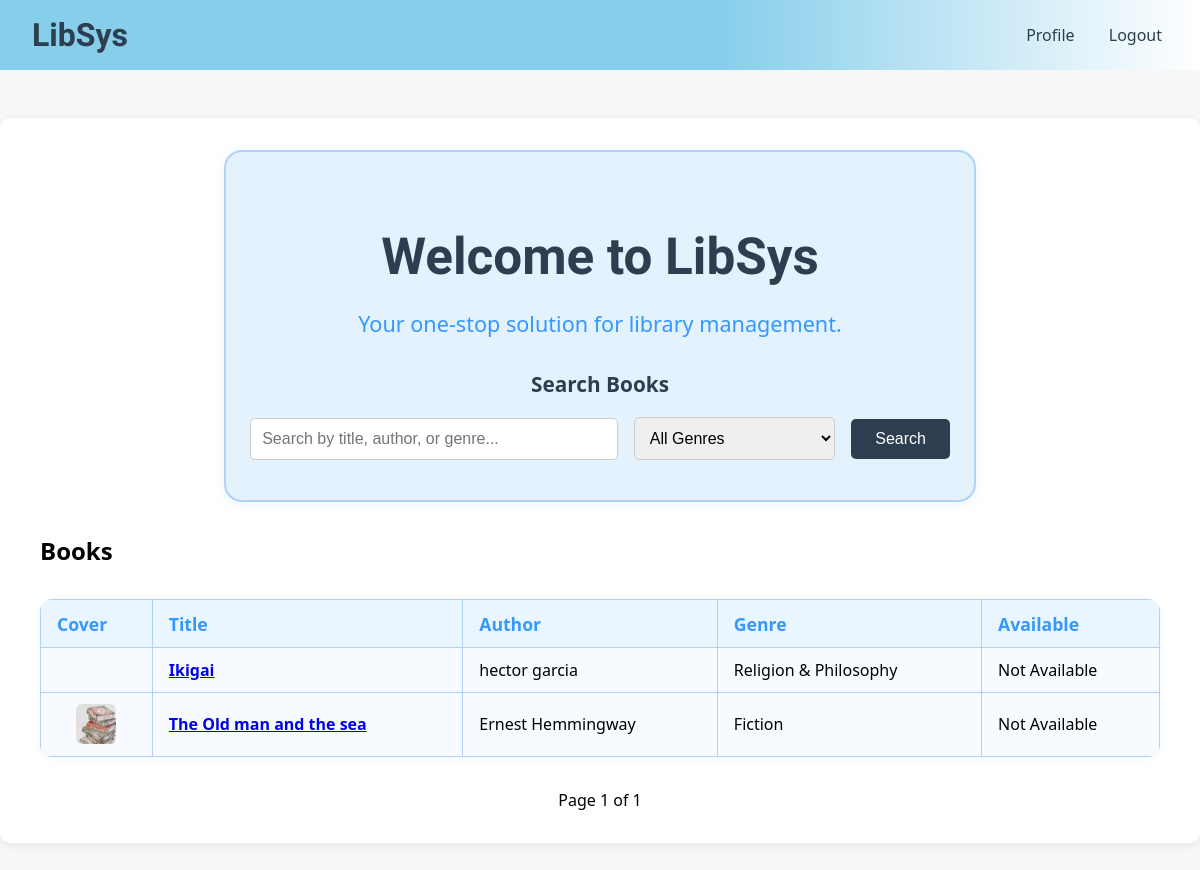
Page / (signed in) on the earlier database version.
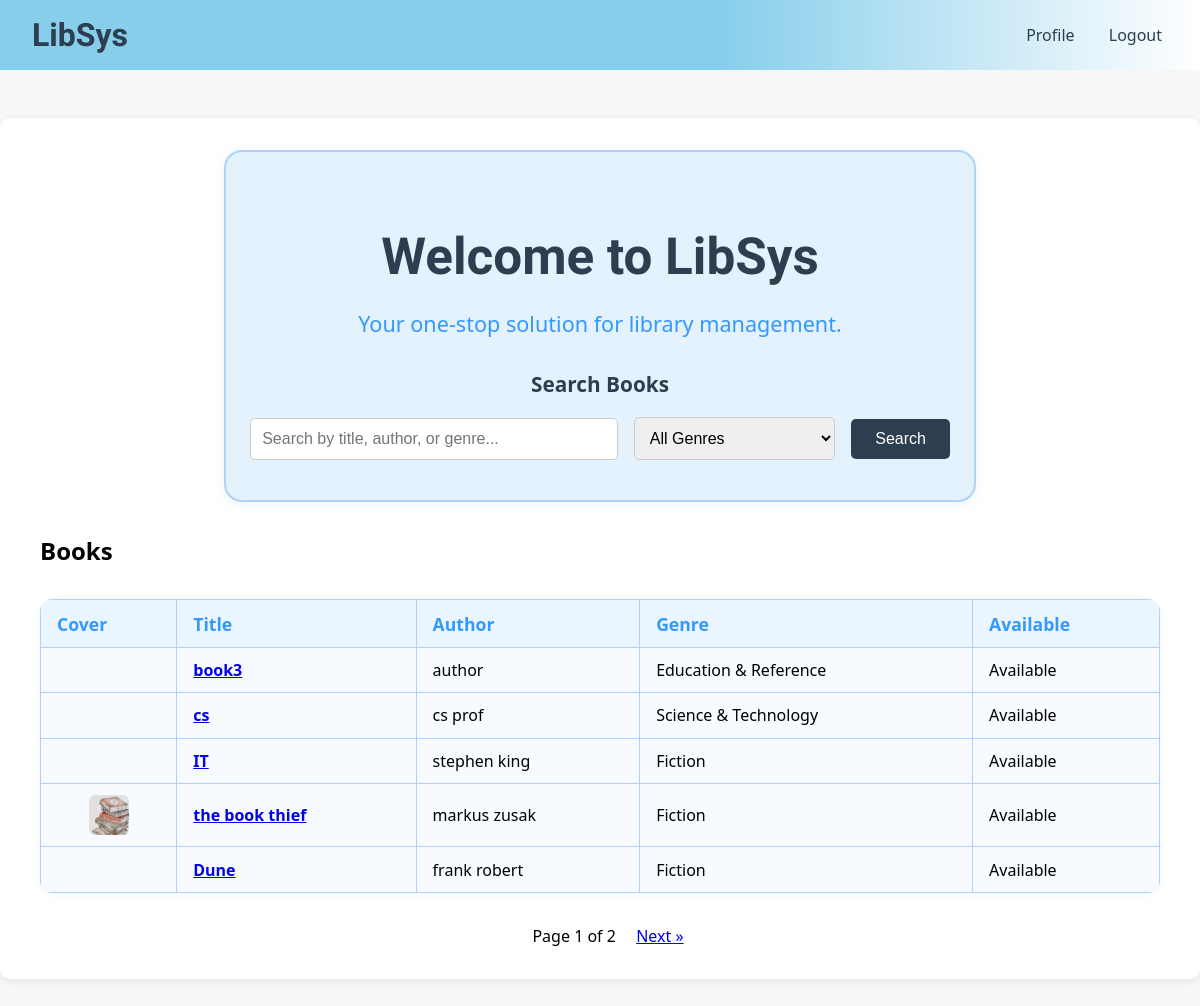
Same page on the later database version.
### Home/models.py (models this page shows, shortened)
class Book(models.Model):
    "these ar efew genres that can be selected to label a book added in library"
    GENRE_CHOICES = [
        ("Fiction", "Fiction (Novels, stories, drama, literary fiction)"),
        ("Non-Fiction", "Non-Fiction (Essays, journalism, real-life topics, how-to books)"),
        ("Science & Technology", "Science & Technology (Physics, biology, programming, engineering, mathematics)"),
        ("History & Politics", "History & Politics (Historical events, government, wars, biographies of leaders)"),
        ("Children & Young Adult", "Children & Young Adult (Books for kids, teens, fantasy for younger readers)"),
        ("Religion & Philosophy", "Religion & Philosophy (Spiritual texts, beliefs, ethics, thought systems)"),
        ("Education & Reference", "Education & Reference (Textbooks, guides, dictionaries, academic materials)"),
    ]
    book_id = models.AutoField(primary_key=True)
    book_name = models.CharField(max_length=255)
    book_author = models.CharField(max_length=255)
    book_genre = models.CharField(max_length=40, choices=GENRE_CHOICES) #can select from the genres that have been listed
    isAvailable = models.BooleanField(default=True) #show if availble or not
    created_at = models.DateTimeField(auto_now_add=True)  # For latest books
    book_photo = models.ImageField(upload_to='book_photos/', null=True, blank=True)

### Home/views.py (the view)
# urls.py: path('', home, name='home'),
@login_required(login_url='login')
def home(request):
    query = request.GET.get('q', '').strip() #
    genre = request.GET.get('genre', '')
    books = Book.objects.all().order_by('-created_at') #shows all book at order of recently added
    if query:    #filters according to query
        books = books.filter(
            models.Q(book_name__icontains=query) |  #contains this text case insensitively
            models.Q(book_author__icontains=query) |
            models.Q(book_genre__icontains=query)
        )
    if genre:
        books = books.filter(book_genre=genre)
    paginator = Paginator(books, 5)  # 5 books per page
    page_number = request.GET.get('page')
    page_obj = paginator.get_page(page_number)
    return render(request, 'home.html', {
        'page_obj': page_obj,
        'query': query,
        'genre': genre,
        'genre_choices': Book.GENRE_CHOICES,
    })

### Home/templates/home.html (shortened to what this page needs)
{% load static %}
<!DOCTYPE html>
<html lang="en">
<head>
  <link rel="stylesheet" href="{% static 'homestyle.css' %}" />
</head>
<body>
  <nav class="navbar">
    <div class="nav-left">
      <span class="logo">LibSys</span>
    </div>
    <div class="nav-right">
      {% if user.is_authenticated %}
        <a href="{% url 'profile' %}">Profile</a>
        <form method="post" action="{% url 'logout' %}" style="display:inline;">
          <button type="submit" class="logout-btn">Logout</button>
        </form>
      {% else %}
        <a href="{% url 'login' %}">Login</a>
        <a href="{% url 'register' %}">Register</a>
      {% endif %}
    </div>
  </nav>
  <div class="container">
    <div class="welcome">
      <h1>Welcome to LibSys</h1>
      <p>Your one-stop solution for library management.</p>
      <div class="search-section">
        <h2>Search Books</h2>
        <form method="get" action="">
          <input type="text" name="q" placeholder="Search by title, author, or genre..." value="{{ query }}" />
          <select name="genre">
            <option value="">All Genres</option>
          </select>
          <button type="submit">Search</button>
        </form>
      </div>
    </div>
    <div class="latest-books">
      <h2>Books</h2>
      {% if page_obj.object_list %}
        <table class="home-books-table">
          <thead>
            <tr>
              <th>Cover</th>
              <th>Title</th>
              <th>Author</th>
              <th>Genre</th>
              <th>Available</th>
            </tr>
          </thead>
          <tbody>
            {% for book in page_obj.object_list %}
            <tr>
              <td>{% if book.book_photo %}<img src="{{ book.book_photo.url }}" alt="{{ book.book_name }}" style="height:40px;" />{% endif %}</td>
              <td><strong><a href="{% url 'book_detail' book.book_id %}">{{ book.book_name }}</a></strong></td>
              <td>{{ book.book_author }}</td>
              <td>{{ book.book_genre }}</td>
              <td>{% if book.isAvailable %}Available{% else %}Not Available{% endif %}</td>
            </tr>
            {% endfor %}
          </tbody>
        </table>
        <div class="pagination" style="margin-top:1.5rem; text-align:center;">
          <span style="margin:0 1rem;">Page {{ page_obj.number }} of {{ page_obj.paginator.num_pages }}</span>
          {% if page_obj.has_next %}
            <a href="?q={{ query }}&genre={{ genre }}&page={{ page_obj.next_page_number }}">Next &raquo;</a>
          {% endif %}
        </div>
      {% else %}
        <p>No books found.</p>
      {% endif %}
    </div>
  </div>
</body>
</html>

### Home/static/homestyle.css (style rules this page uses)
body { font-family: 'Segoe UI', Arial, sans-serif; background: #f7f7f7; margin: 0; padding: 0; }
.navbar { display: flex; justify-content: space-between; align-items: center; background: linear-gradient(90deg, #87ceeb 60%, #fff 100%); color: #2d3e50; padding: 1rem 2rem; }
.logo { font-family: 'Dancing Script', cursive; font-size: 2rem; font-weight: bold; }
.nav-right a, .nav-right form button.logout-btn { color: #2d3e50; text-decoration: none; margin-left: 1.5rem; font-size: 1rem; background: none; border: none; cursor: pointer; font-family: inherit; transition: color 0.2s; }
.container { max-width: 1200px; margin: 3rem auto; background: #fff; border-radius: 10px; box-shadow: 0 2px 8px rgba(0,0,0,0.08); padding: 2rem 2.5rem; }
.welcome { text-align: center; margin-bottom: 2rem; padding: 2.5rem 1.5rem 2.5rem 1.5rem; background: #e3f2fd; border-radius: 18px; box-shadow: 0 2px 12px rgba(52, 152, 255, 0.10); border: 2px solid #b3d1f7; max-width: 700px; width: 100%; margin-left: auto; margin-right: auto; display: block; }
.welcome h1 { font-family: 'Dancing Script', cursive; font-size: 3.2rem; color: #2d3e50; margin-bottom: 1rem; }
.welcome p { font-size: 1.35rem; color: #3498ff; margin-bottom: 0; }
.search-section { margin-top: 2rem; }
.search-section h2 { font-size: 1.3rem; color: #2d3e50; margin-bottom: 1rem; }
.search-section form { display: flex; gap: 1rem; align-items: center; justify-content: center; margin-top: 1.2rem; max-width: 900px; margin-left: auto; margin-right: auto; flex-wrap: wrap; }
.search-section input[type="text"] { flex: 2 1 220px; min-width: 180px; padding: 0.7rem; border: 1px solid #ccc; border-radius: 5px; font-size: 1rem; }
.search-section select { flex: 1 1 140px; min-width: 120px; padding: 0.7rem; border: 1px solid #ccc; border-radius: 5px; font-size: 1rem; }
.search-section button { padding: 0.7rem 1.5rem; background: #2d3e50; color: #fff; border: none; border-radius: 5px; font-size: 1rem; cursor: pointer; transition: background 0.2s; margin-left: 0; flex: 0 0 auto; }
.home-books-table { width: 100%; border-collapse: collapse; margin: 2rem 0; background: #f7faff; border-radius: 12px; overflow: hidden; box-shadow: 0 2px 8px rgba(52, 152, 255, 0.06); }
.home-books-table th, .home-books-table td { border: 1px solid #b3d1f7; padding: 0.7rem 1rem; text-align: left; word-break: break-word; vertical-align: middle; }
.home-books-table th { background: #eaf6ff; color: #3498ff; font-size: 1.1rem; }
.home-books-table tr:nth-child(even) { background: #f7faff; }
.home-books-table img { max-width: 40px; max-height: 40px; border-radius: 6px; display: block; margin: 0 auto; }

Differences in the rows shown:
no longer on this page (row edited): Book: book_name "Ikigai", book_author "hector garcia", book_genre "Religion & Philosophy", isAvailable "Not Available"
no longer on this page (row edited): Book: book_photo (picture), book_name "The Old man and the sea", book_author "Ernest Hemmingway", book_genre "Fiction", isAvailable "Not Available"
added Book: book_name "book3", book_author "author", book_genre "Education & Reference", isAvailable "Available"
added Book: book_name "cs", book_author "cs prof", book_genre "Science & Technology", isAvailable "Available"
added Book: book_name "IT", book_author "stephen king", book_genre "Fiction", isAvailable "Available"
added Book: book_photo (picture), book_name "the book thief", book_author "markus zusak", book_genre "Fiction", isAvailable "Available"
added Book: book_name "Dune", book_author "frank robert", book_genre "Fiction", isAvailable "Available"
Other differences:
{{ page_obj.paginator.num_pages }}: "1" → "2"
text now shown: "Next »"
